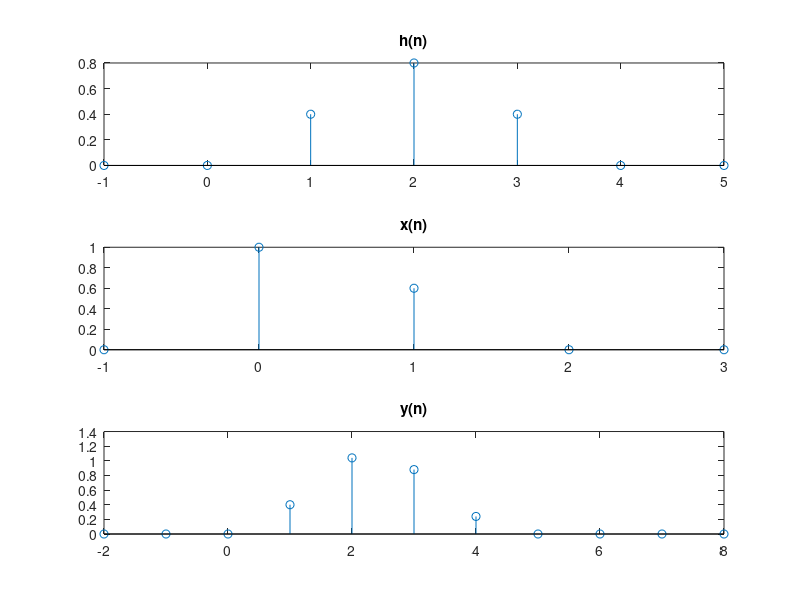

MATLAB code to generate this figure:
h=[0 0 0.4 0.8 0.4 0 0];
nh=-1:5;
x=[0 1 0.6 0 0];
nx=-1:3;
lh=length(h);
lx=length(x);
ny1=nx(1)+nh(1);
ny2=nx(lx)+nh(lh);
y=conv(x,h);
ny=[ny1:ny2];
subplot(311); stem(nh,h); title('h(n)')
subplot(312); stem(nx,x); title('x(n)')
subplot(313); stem(ny,y); title('y(n)')